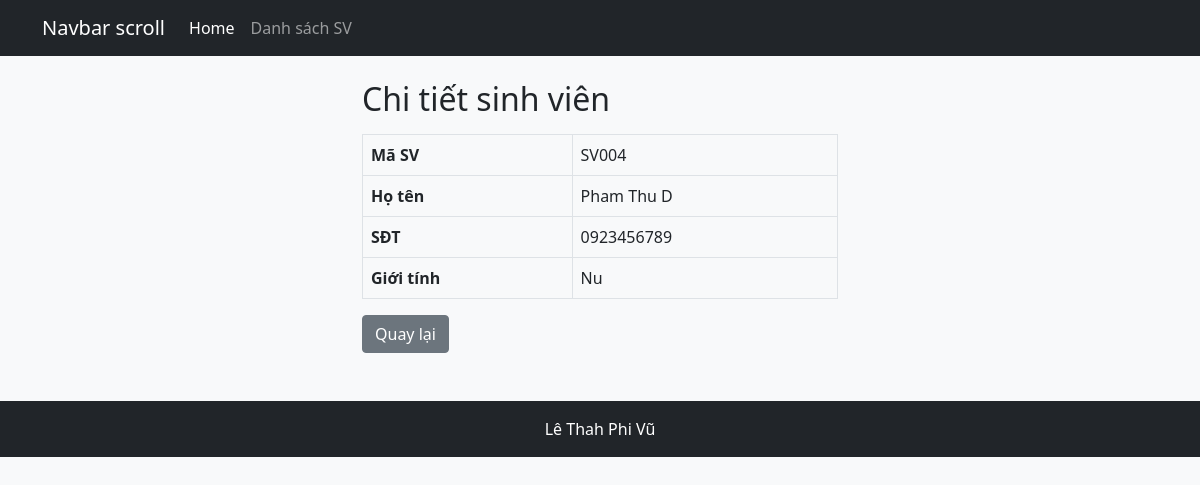
/Lab5/student_detail.php?id=4, run on the app's committed database.
### tables this page shows
CREATE TABLE `students` (
  `id` int(11) NOT NULL AUTO_INCREMENT,
  `studentcode` varchar(20) NOT NULL,
  `fullname` varchar(100) NOT NULL,
  `phone` varchar(20) DEFAULT NULL,
  `gender` varchar(10) NOT NULL,
  `created_at` timestamp NOT NULL DEFAULT current_timestamp(),
  PRIMARY KEY (`id`),
  UNIQUE KEY `studentcode` (`studentcode`)
);

### Lab5/config/Database.php (called while the page is built)
<?php
class Database
{
    public function getConnection()
    {
        $conn = new mysqli("localhost", "root", "", "lethanhphivu_mydb1");
        $conn->set_charset("utf8mb4");
        return $conn;
    }
}

### Lab5/dao/StudentDAO.php (called while the page is built, shortened)
<?php
require_once __DIR__ . "/../config/Database.php";
class StudentDAO
{
    private $conn;
    public function __construct()
    {
        $this->conn = (new Database())->getConnection();
    }
    public function getById($id)
    {
        $stmt = $this->conn->prepare("SELECT * FROM students WHERE id = ?");
        $stmt->bind_param("i", $id);
        $stmt->execute();
        return $stmt->get_result()->fetch_object("Student");
    }
}

### Lab5/student_detail.php (the view)
<?php
require_once "dao/StudentDAO.php";
$dao = new StudentDAO();
$s = $dao->getById($_GET["id"]);
require_once "includes/header.php";
?>
<div class="container my-4" style="max-width: 500px;">
    <h2>Chi tiết sinh viên</h2>
    <?php if (!$s): ?>
        <div class="alert alert-warning">Không tìm thấy sinh viên!</div>
    <?php else: ?>
        <table class="table table-bordered mt-3">
            <tr><th>Mã SV</th><td><?= $s->studentcode ?></td></tr>
            <tr><th>Họ tên</th><td><?= $s->fullname ?></td></tr>
            <tr><th>SĐT</th><td><?= $s->phone ?></td></tr>
            <tr><th>Giới tính</th><td><?= $s->gender ?></td></tr>
        </table>
    <?php endif; ?>
    <a href="student_index.php" class="btn btn-secondary">Quay lại</a>
</div>
<?php require_once "includes/footer.php"; ?>

### Lab5/assets/style.css (style rules this page uses)
body { background-color: #f8f9fa; }

### data on the page
students: studentcode "SV004", fullname "Pham Thu D", phone "0923456789", gender "Nu"
